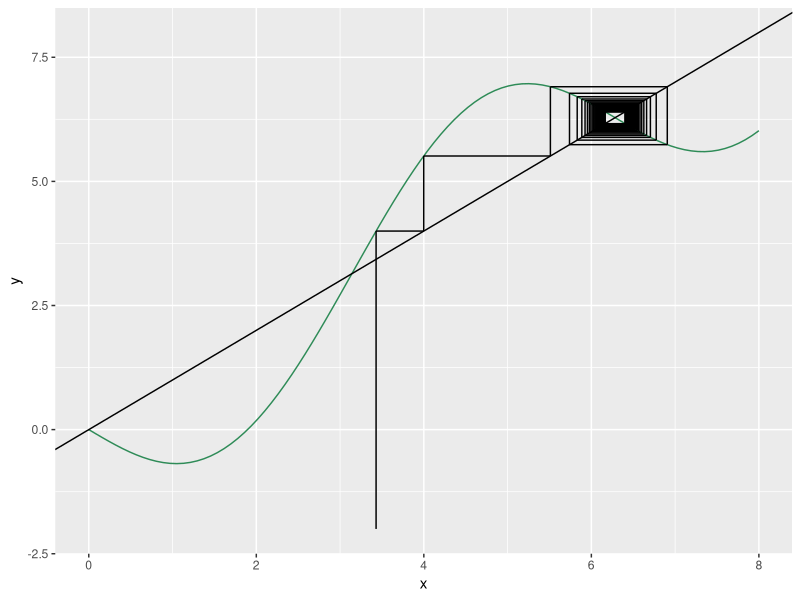
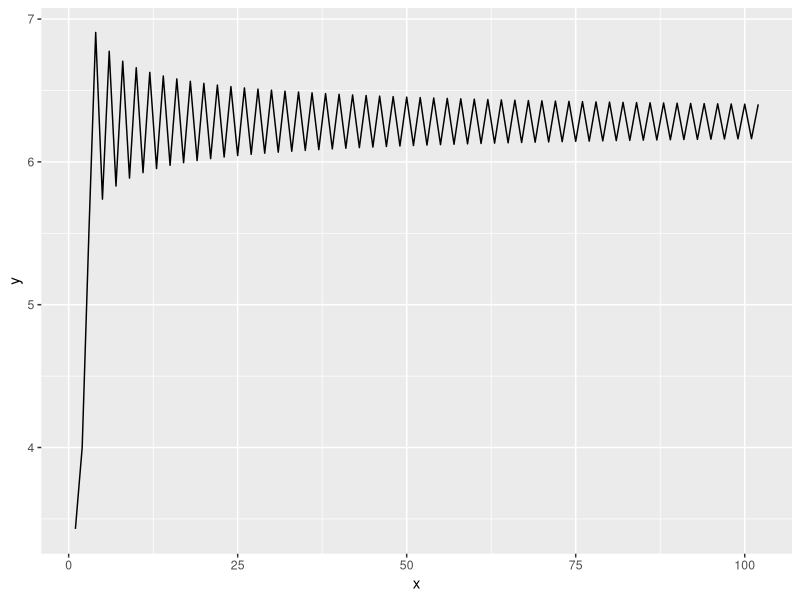

Generate these figures, in order, with R:
## ---- chunk 1
knitr::opts_chunk$set(echo = TRUE)
library(tidyverse)
## ---- chunk 2
# set your initial condition and desired number of iterations:
x_0 = 3.43
N = 100

# set the iteration plot x axis range (lower and upper bounds):
x_min <- 0; x_max <- 8
y_min <- -2; y_max <- 8

use_custom_range_x <- TRUE
use_custom_range_y <- TRUE

# declare your function here:
func <- function(x){
  return(-2 * sin(x) + x) # function goes here
}
## ---- chunk 3
if(use_custom_range_x == FALSE){
  x_min <- min(cobweb_traject$xstarts); x_max <- max(cobweb_traject$xends)
}
if(use_custom_range_y == FALSE){
  y_min <- min(cobweb_traject$xstarts); y_max <- max(cobweb_traject$xends)
}

get_function_data <- function(range = c(-1, 1), steps = 100){
  
  steps_multiplier <- (range[2]-range[1])/10 
  if(steps_multiplier < 1){steps_multiplier <- 1}
  # adds steps to get data for depending on the number of 10s 
  # in the specified plot x range
  
  x <- seq(from = range[1], to = range[2], length.out = steps * steps_multiplier)
  
  y <- array(dim = steps * steps_multiplier) 
  for(i in 1:length(x)){
    y[i] <- func(x[i])
    } 
  
  return(data.frame(x = x, y = y))
}

graphical_iterator <- function(x_0, N = 100){ 
  
  start <- x_0 
  vert <- FALSE 
  
  xstarts <- c(start)
  ystarts <- c(y_min)
  xends <- c(start)
  yends <- c(func(start)) 
  
  # iteratively get the coordinates of the next segment points
  for(i in 1:(2 * N)) 
    # range = 2 * N because every step will be described by two segments
  {
    # if the last segment was vertical, the next must be horizontal
    if(vert){
      xstarts <- c(xstarts, start)
      ystarts <- c(ystarts, start)
      xends <- c(xends, start)
      yends <- c(yends, func(start)) 
      vert <- FALSE
    }
    else{
      xstarts <- c(xstarts, start)
      ystarts <- c(ystarts, func(start)) 
      xends <- c(xends, func(start)) 
      yends <- c(yends, func(start)) 
      vert <- TRUE
      start <- func(start) # update start value
    }
  }
  return(data.frame(xstarts, ystarts, xends, yends))
}

cobweb_traject <- graphical_iterator(x_0 = x_0, N = N)
plot_data <- get_function_data(range = c(x_min,x_max))

get_function_iteration_trajectory <- function(x_0, N = 100){
  
  x_t <- x_0
  trajectory <- c(x_t)
  
  for(t in 0:N-1){
    x_t <- func(x_t)
    trajectory <- c(trajectory, x_t) # add x_t_1's value to the trajectory vector
  }
  return(trajectory)
}

trajectory <- get_function_iteration_trajectory(x_0 = x_0, N = N)
trajectory <- data.frame(x = 1:length(trajectory), y = trajectory)
## ---- chunk 4
plot_data %>% 
  ggplot(aes(x, y)) +
  geom_line(colour = "seagreen") +
  geom_abline() + 
  geom_segment(data = cobweb_traject, aes(x = xstarts, y = ystarts, xend = xends, 
                                          yend = yends)) +
  coord_cartesian(xlim = c(x_min, x_max), ylim = c(y_min, y_max)) 
## ---- chunk 5
trajectory %>% 
  ggplot(aes(x, y)) +
  geom_line()
